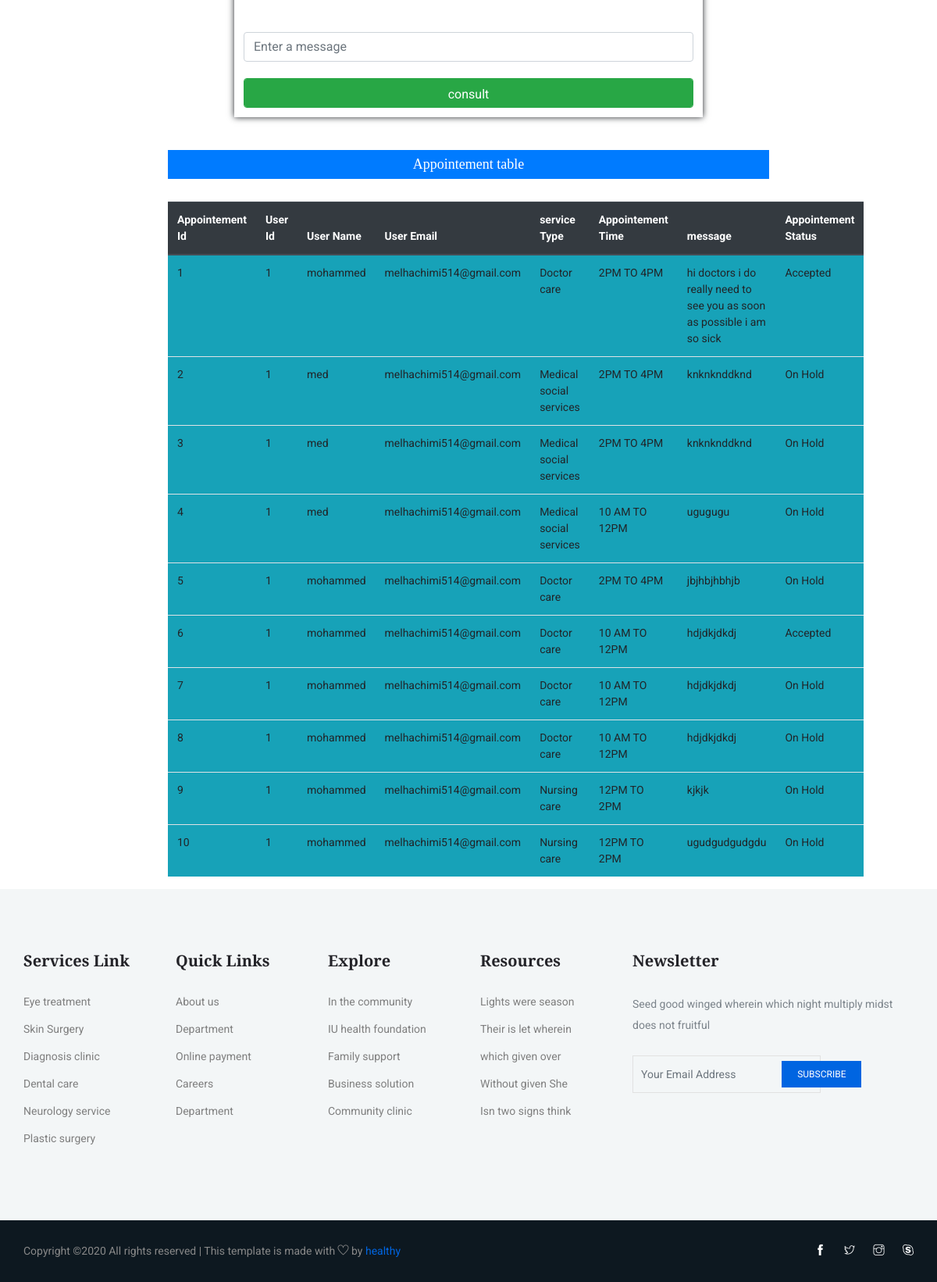
The app's page /views/profile.php (signed in, lower part), older data.
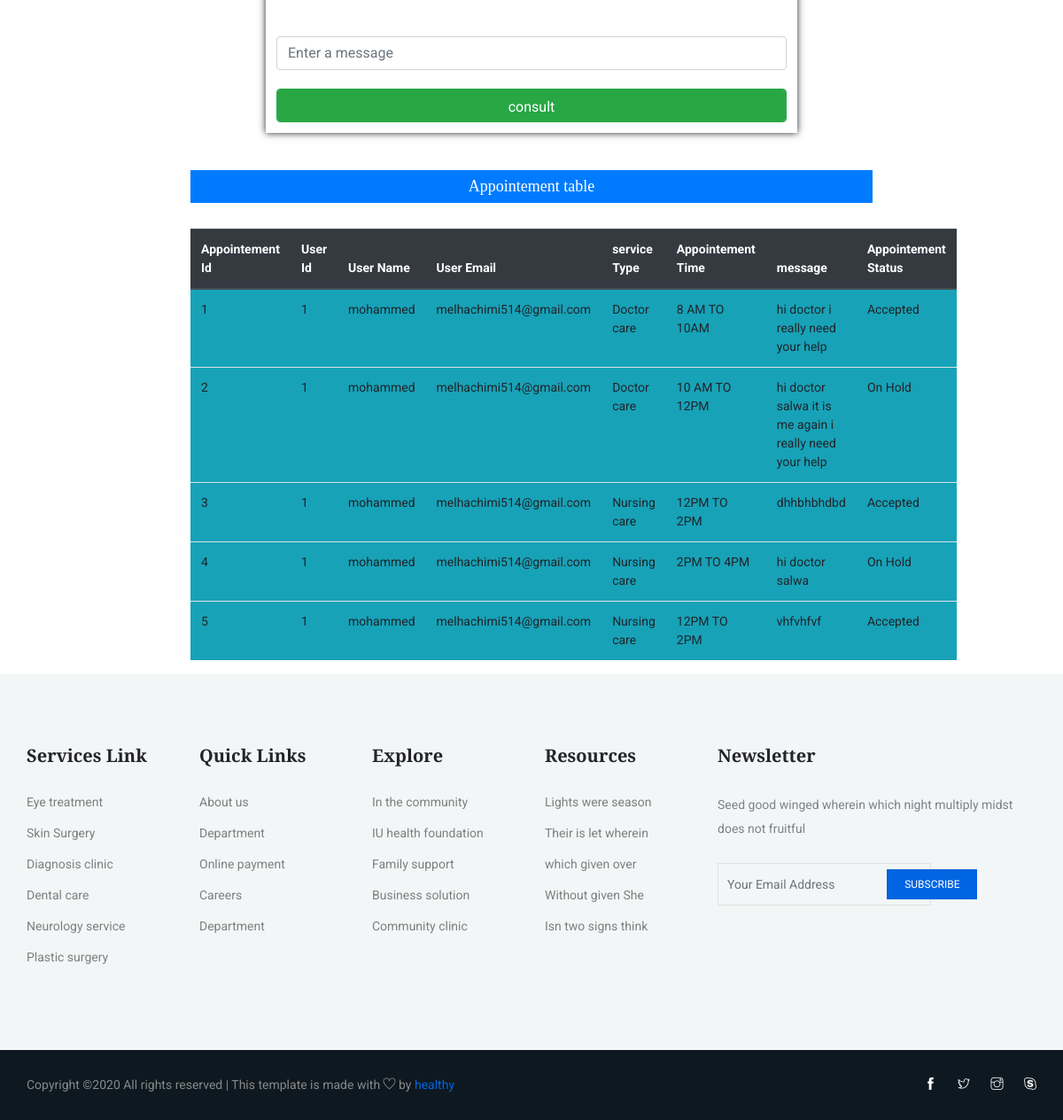
The same page, newer data.
### tables this page shows
CREATE TABLE `appointment` (
  `appointment_id` int(11) NOT NULL,
  `user_id` int(11) NOT NULL,
  `doctor_id` int(11) NOT NULL,
  `user_name` varchar(100) NOT NULL,
  `user_email` varchar(100) NOT NULL,
  `service_type` varchar(250) NOT NULL,
  `time` varchar(50) NOT NULL,
  `message` varchar(250) NOT NULL,
  `appointement_status` varchar(50) NOT NULL
);

### views/profile.php (the view, shortened to what the changed rows need)
<?php
   $conn = new Appointement();
?>
<!DOCTYPE html>
<html lang="en">
<head>
    <link rel="stylesheet" href="../assests/css/bootstrap.min.css">
    <link rel="stylesheet" href="../assests/css/animate.css">
    <link rel="stylesheet" href="../assests/css/owl.carousel.min.css">
    <link rel="stylesheet" href="../assests/css/themify-icons.css">
    <link rel="stylesheet" href="../assests/css/flaticon.css">
    <link rel="stylesheet" href="../assests/css/magnific-popup.css">
    <link rel="stylesheet" href="../assests/css/nice-select.css">
    <link rel="stylesheet" href="../assests/css/slick.css">
    <link rel="stylesheet" href="../assests/css/style.css">
    <link rel="stylesheet" href="../assests/css/profile.css">
</head>
<body>
    <br><br>
<br><br>
<div class="col-md-8" style="margin: auto;">
        <?php
            $user_id = $_SESSION['user_id'];
            $con = $conn->connect();
            $sql="SELECT * FROM `appointment` WHERE user_id = '$user_id' ";
            $stm=$con->prepare($sql);
            $stm->execute();
            $result=$stm->get_result();
        ?>
			<br>
		  <table class="table mr-4 bg-info ">
			<thead class="thead-dark">
				<tr>
                    <th>Appointement Id</th>
                    <th>User Id</th>
					<th>User Name</th>
					<th>User Email</th>
                    <th>service Type</th>
                    <th>Appointement Time</th>
                    <th>message</th>
                    <th>Appointement Status</th>
				</tr>
			</thead>
			<tbody class="tbody-dark">
			<?php while($row=$result->fetch_assoc()){ ?>
				<tr>
                    <td><?=$row['appointment_id'];?></td>
					<td><?=$row['user_id'];?></td>
					<td><?=$row['user_name'];?></td>
                    <td><?=$row['user_email'];?></td>
                    <td><?=$row['service_type'];?></td>
                    <td><?=$row['time'];?></td>
                    <td><?=$row['message'];?></td>
                    <td><?=$row['appointement_status'];?></td>
				<?php } ?>
			</tbody>
          </table>
</div>
</body>
</body>
</html>

Row changes from the older to the newer data that the page shows:
removed appointment: appointment_id "6", user "1", user_name "mohammed", user_email "melhachimi514@gmail.com", service_type "Doctor care", time "10 AM TO 12PM", message "hdjdkjdkdj", appointement_status "Accepted"
removed appointment: appointment_id "7", user "1", user_name "mohammed", user_email "melhachimi514@gmail.com", service_type "Doctor care", time "10 AM TO 12PM", message "hdjdkjdkdj", appointement_status "On Hold"
removed appointment: appointment_id "8", user "1", user_name "mohammed", user_email "melhachimi514@gmail.com", service_type "Doctor care", time "10 AM TO 12PM", message "hdjdkjdkdj", appointement_status "On Hold"
removed appointment: appointment_id "9", user "1", user_name "mohammed", user_email "melhachimi514@gmail.com", service_type "Nursing care", time "12PM TO 2PM", message "kjkjk", appointement_status "On Hold"
removed appointment: appointment_id "10", user "1", user_name "mohammed", user_email "melhachimi514@gmail.com", service_type "Nursing care", time "12PM TO 2PM", message "ugudgudgudgdu", appointement_status "On Hold"
changed appointment id 1: time "2PM TO 4PM" → "8 AM TO 10AM"; message "hi doctors i do really need to see you as soon as possible i am so sick" → "hi doctor i really need your help"
changed appointment id 2: user_name "med" → "mohammed"; service_type "Medical social services" → "Doctor care"; time "2PM TO 4PM" → "10 AM TO 12PM"; message "knknknddknd" → "hi doctor salwa it is me again i really need your help"
changed appointment id 3: user_name "med" → "mohammed"; service_type "Medical social services" → "Nursing care"; time "2PM TO 4PM" → "12PM TO 2PM"; message "knknknddknd" → "dhhbhbhdbd"; appointement_status "On Hold" → "Accepted"
changed appointment id 4: user_name "med" → "mohammed"; service_type "Medical social services" → "Nursing care"; time "10 AM TO 12PM" → "2PM TO 4PM"; message "ugugugu" → "hi doctor salwa"
changed appointment id 5: service_type "Doctor care" → "Nursing care"; time "2PM TO 4PM" → "12PM TO 2PM"; message "jbjhbjhbhjb" → "vhfvhfvf"; appointement_status "On Hold" → "Accepted"
